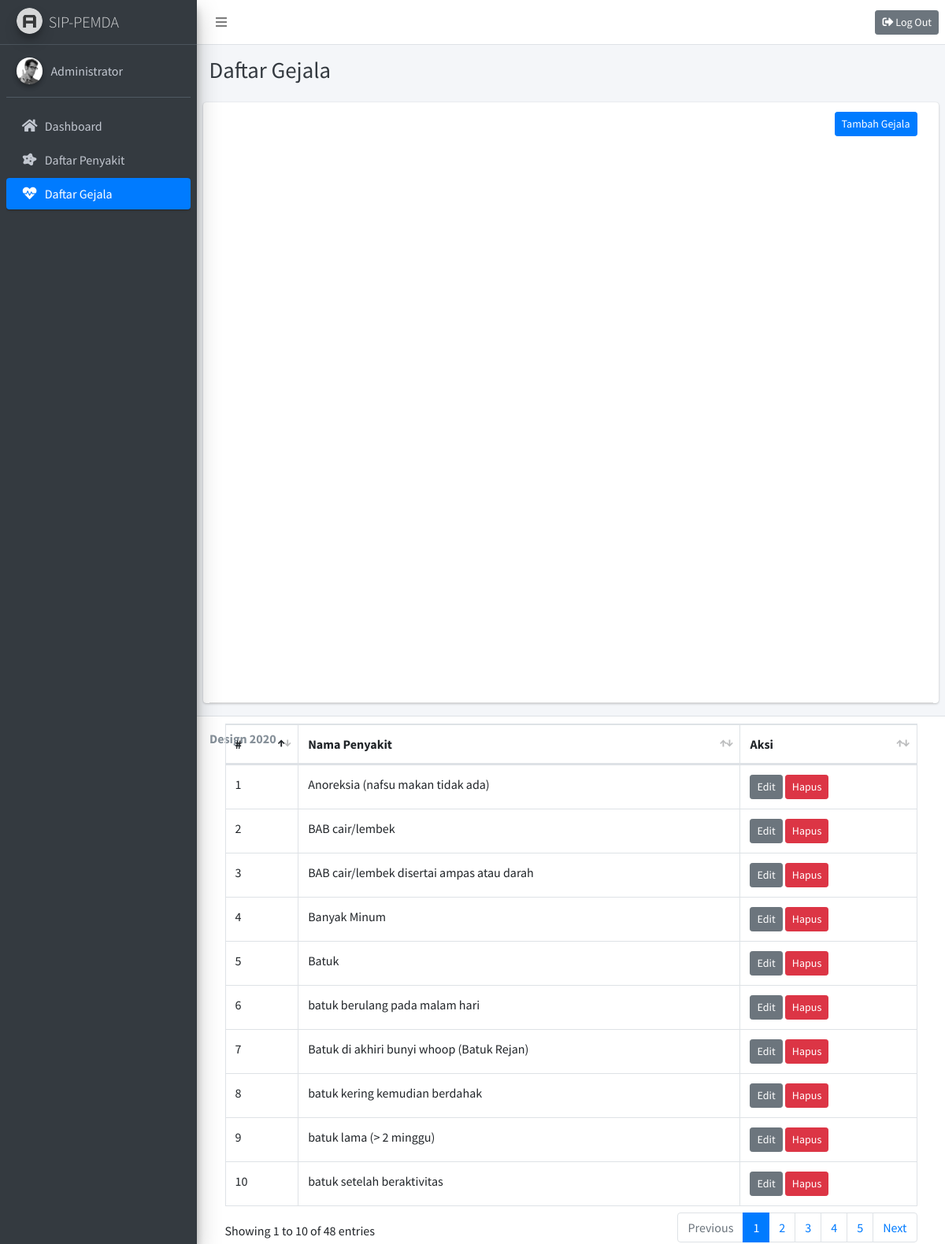
Page /pages/symptoms.php (signed in) on the earlier database version.
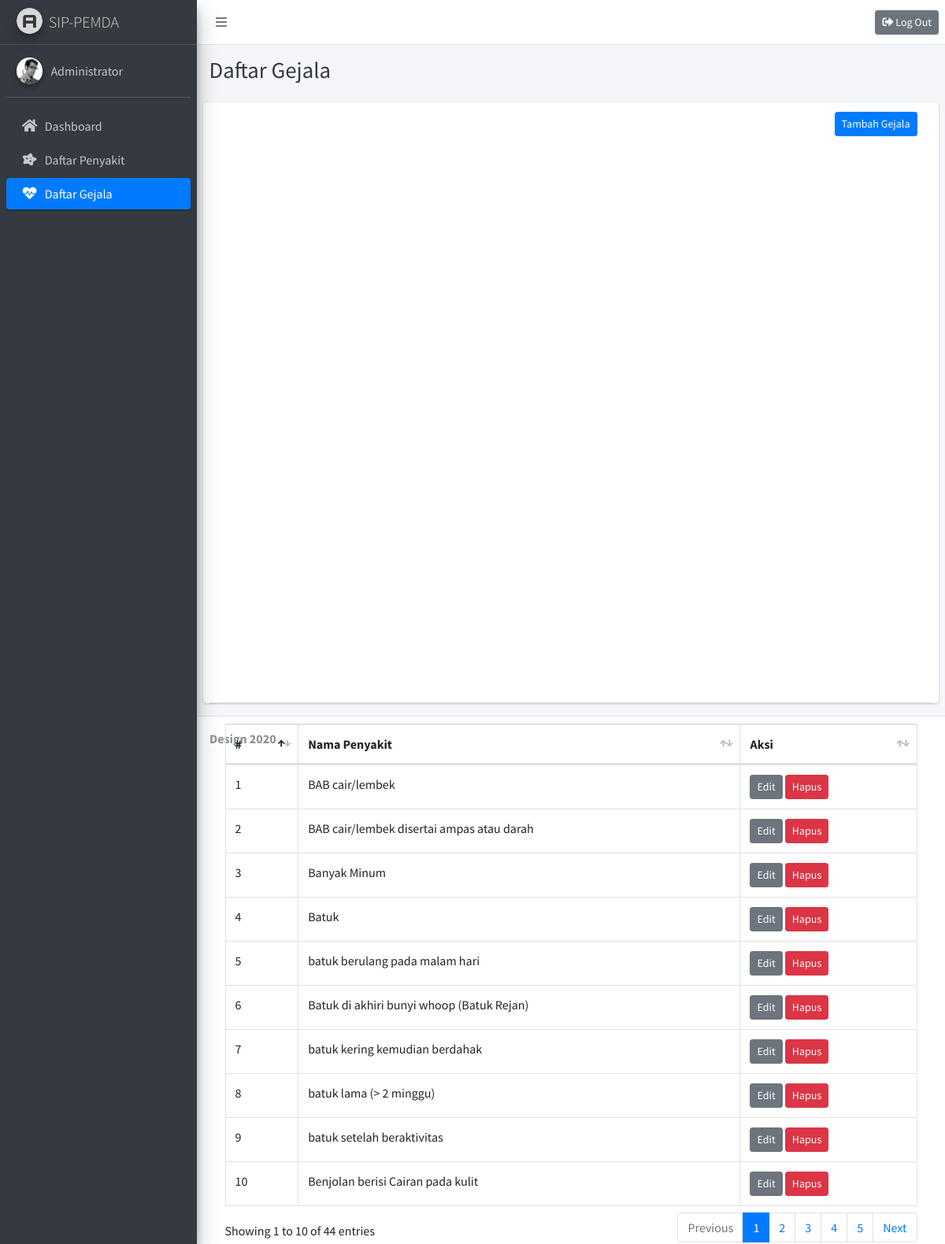
Same page on the later database version.
### tables this page shows
CREATE TABLE `gejala` (
  `id` int(10) NOT NULL,
  `nama` varchar(255) NOT NULL
);

### pages/symptoms.php (the view, shortened to what this page needs)
<?php
  include '../connect.php';
  $query = "SELECT * FROM `gejala` ORDER BY `nama` ASC;";
  $sql = mysqli_query($mysqli, $query);
?>
<!DOCTYPE html>
<html>
  <head>
    <link rel="stylesheet" href="../plugins/fontawesome-free/css/all.min.css">
    <link rel="stylesheet" href="https://code.ionicframework.com/ionicons/2.0.1/css/ionicons.min.css">
    <link rel="stylesheet" href="../plugins/tempusdominus-bootstrap-4/css/tempusdominus-bootstrap-4.min.css">
    <link rel="stylesheet" href="../plugins/icheck-bootstrap/icheck-bootstrap.min.css">
    <link rel="stylesheet" href="../plugins/jqvmap/jqvmap.min.css">
    <link rel="stylesheet" href="../plugins/datatables-bs4/css/dataTables.bootstrap4.min.css">
    <link rel="stylesheet" href="../dist/css/adminlte.min.css">
    <link rel="stylesheet" href="../plugins/overlayScrollbars/css/OverlayScrollbars.min.css">
    <link rel="stylesheet" href="../plugins/daterangepicker/daterangepicker.css">
    <link rel="stylesheet" href="../plugins/summernote/summernote-bs4.css">
  </head>
  <body class="hold-transition sidebar-mini layout-fixed">
    <div class="wrapper">
      <nav class="main-header navbar navbar-expand navbar-white navbar-light">
        <ul class="navbar-nav">
          <li class="nav-item">
            <a class="nav-link" data-widget="pushmenu" href="#" role="button"><i class="fas fa-bars"></i></a>
          </li>
        </ul>
        <ul class="navbar-nav ml-auto">
          <li class="nav-item">
            <a class="btn btn-sm btn-secondary" href="../functions/logout.php">
              <i class="fas fa-sign-out-alt"></i>  Log Out
            </a>
          </li>
        </ul>
      </nav>
      <aside class="main-sidebar sidebar-dark-primary elevation-4">
        <a href="/sip_pemda" class="brand-link">
          <img src="../dist/img/AdminLTELogo.png" alt="AdminLTE Logo" class="brand-image img-circle elevation-3"
              style="opacity: .8">
          <span class="brand-text font-weight-light">SIP-PEMDA</span>
        </a>
        <div class="sidebar">
          <div class="user-panel mt-3 pb-3 mb-3 d-flex">
            <div class="image">
              <img src="../dist/img/user2-160x160.jpg" class="img-circle elevation-2" alt="User Image">
            </div>
            <div class="info">
              <a href="profil.php" class="d-block"><?php echo $_SESSION['username'] ?></a>
            </div>
          </div>
          <nav class="mt-2">
            <ul class="nav nav-pills nav-sidebar flex-column nav-child-indent" data-widget="treeview" role="menu" data-accordion="false">
              <li class="nav-item">
                <a href="dashboard.php" class="nav-link">
                  <i class="nav-icon fas fa-home"></i>
                  <p>
                    Dashboard
                  </p>
                </a>
              </li>
              <li class="nav-item">
                <a href="diseases.php" class="nav-link">
                  <i class="nav-icon fas fa-disease"></i>
                  <p>
                    Daftar Penyakit
                  </p>
                </a>
              </li>
              <li class="nav-item">
                <a href="symptoms.php" class="nav-link active">
                  <i class="nav-icon fas fa-heartbeat"></i>
                  <p>
                    Daftar Gejala
                  </p>
                </a>
              </li>
            </ul>
          </nav>
        </div>
      </aside>
      <div class="content-wrapper">
        <div class="content-header">
          <div class="container-fluid">
            <div class="row mb-2">
              <div class="col-sm-6">
                <h1 class="m-0 text-dark">Daftar Gejala</h1>
              </div>
            </div>
          </div>
        </div>
        <section class="content">
          <div class="container-fluid">
            <div class="row">
              <div class="card col-12">
              <?php if($_SESSION['role'] == "admin"){ ?>
                <div class="card-header col-12">
                  <a href="add_symptoms.php" class="btn btn-sm btn-primary float-right">Tambah Gejala</a>
                </div>
              <?php } ?>
                <div class="card-body">
                  <?php
                    if(mysqli_num_rows($sql) == 0){ ?>
                      Tidak ada data tentang Gejala
                  <?php
                    } else {
                  ?>
                    <table id="symptoms" class="table table-bordered table-hover">
                      <thead>
                        <tr>
                          <th>#</th>
                          <th>Nama Penyakit</th>
                          <?php if($_SESSION['role'] == "admin"){ ?>
                          <th>Aksi</th>
                          <?php } ?>
                        </tr>
                      </thead>
                      <tbody>
                        <?php
                          $number = 1;
                          while($datas = mysqli_fetch_assoc($sql)){
                        ?>
                        <tr>
                          <td><?php echo $number++; ?></td>
                          <td><?php echo $datas['nama']; ?></td>
                          <?php if($_SESSION['role'] == "admin"){ ?>
                          <td>
                              <a href="edit_symptoms.php?id=<?php echo $datas['id']; ?>" class="btn btn-sm btn-secondary">Edit</a>
                              <a href="../functions/delete_symptoms.php?id=<?php echo $datas['id']; ?>" onclick="return confirm('Apakah anda yakin ingin menghapus gejala ini?');" class="btn btn-sm btn-danger">Hapus</a>
                          </td>
                          <?php } ?>
                        </tr>
                        <?php } ?>
                      </tbody>
                    </table>
                  <?php
                    }
                  ?>
                </div>
              </div>
            </div>
          </div>
        </section>
      </div>
      <footer class="main-footer">
        <strong>Design 2020</strong>
      </footer>
    </div>
  </body>
</html>

Differences in the rows shown:
no longer on this page (row edited): gejala: nama "Anoreksia (nafsu makan tidak ada)"
now on this page (row edited): gejala: nama "Benjolan berisi Cairan pada kulit"
Other differences:
text written by a page script: "Showing 1 to 10 of 48 entries Previous 1 2 3 4 5 Next" → "Showing 1 to 10 of 44 entries Previous 1 2 3 4 5 Next"
